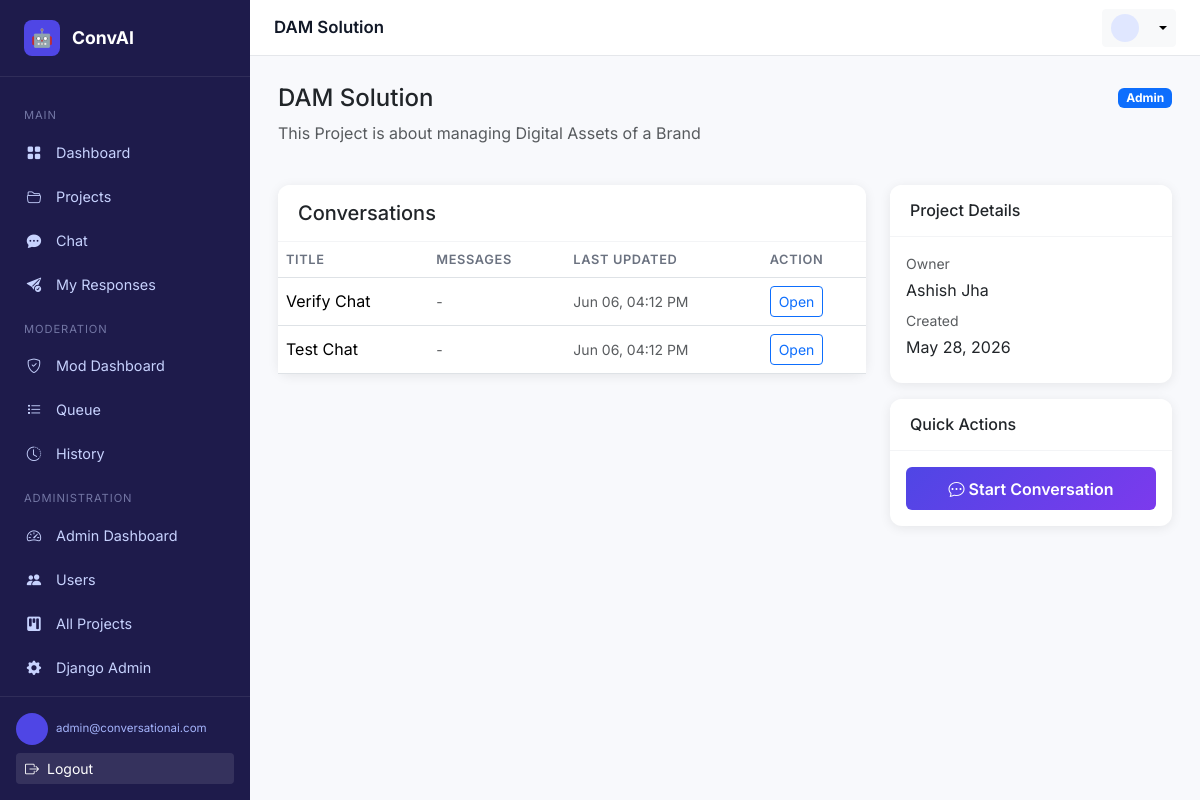
The app's page /projects/1/ (signed in) with its own data.
### apps/users/models.py (models this page shows, shortened)
class User(AbstractUser):
    ROLE_CHOICES = (
        ('user', 'Regular User'),
        ('moderator', 'Moderator'),
        ('admin', 'Administrator'),
    )
    role = models.CharField(max_length=20, choices=ROLE_CHOICES, default='user')
    is_active = models.BooleanField(default=True)
    created_at = models.DateTimeField(auto_now_add=True)
    updated_at = models.DateTimeField(auto_now=True)
    class Meta:
        verbose_name = 'User'
        verbose_name_plural = 'Users'

### apps/projects/models.py (models this page shows, shortened)
class Project(models.Model):
    owner = models.ForeignKey(User, on_delete=models.CASCADE, related_name='owned_projects')
    name = models.CharField(max_length=255)
    description = models.TextField(blank=True, null=True)
    is_active = models.BooleanField(default=True)
    created_at = models.DateTimeField(auto_now_add=True)
    updated_at = models.DateTimeField(auto_now=True)
    class Meta:
        db_table = 'project'
        verbose_name = 'Project'
        verbose_name_plural = 'Projects'
        ordering = ['-created_at']

class UserProject(models.Model):
    ROLE_CHOICES = (
        ('member', 'Member'),
        ('admin', 'Admin'),
    )
    user = models.ForeignKey(User, on_delete=models.CASCADE, related_name='user_projects')
    project = models.ForeignKey(Project, on_delete=models.CASCADE, related_name='members')
    role = models.CharField(max_length=20, choices=ROLE_CHOICES, default='member')
    joined_at = models.DateTimeField(auto_now_add=True)
    class Meta:
        db_table = 'user_project'
        verbose_name = 'User Project'
        verbose_name_plural = 'User Projects'
        unique_together = ('user', 'project')

### apps/conversations/models.py (models this page shows, shortened)
class Conversation(models.Model):
    user = models.ForeignKey(User, on_delete=models.CASCADE, related_name='conversations')
    project = models.ForeignKey(Project, on_delete=models.CASCADE, related_name='conversations')
    title = models.CharField(max_length=255, blank=True, null=True)
    summary = models.TextField(blank=True, null=True)
    langchain_memory_key = models.CharField(max_length=255, blank=True, null=True, help_text="LangChain memory identifier")
    is_active = models.BooleanField(default=True)
    created_at = models.DateTimeField(auto_now_add=True)
    updated_at = models.DateTimeField(auto_now=True)
    class Meta:
        db_table = 'conversation'
        verbose_name = 'Conversation'
        verbose_name_plural = 'Conversations'
        ordering = ['-updated_at']

### apps/frontend/views.py (the view)
    def wrapper(request, *args, **kwargs):
        if not request.user.is_authenticated:
            return redirect('frontend:login')
        return view_func(request, *args, **kwargs)

### apps/frontend/views.py (called while the page is built)
def login_required_decorator(view_func):
    def wrapper(request, *args, **kwargs):
        if not request.user.is_authenticated:
            return redirect('frontend:login')
        return view_func(request, *args, **kwargs)
    return wrapper

@login_required_decorator
def user_project_detail(request, project_id):
    project = get_object_or_404(Project, id=project_id)
    user_project = UserProject.objects.filter(user=request.user, project=project).first()
    if not user_project:
        return render(request, 'error.html', {'error': 'You do not have access to this project.'}, status=403)
    conversations = Conversation.objects.filter(project=project, user=request.user)
    context = {
        'project': project,
        'conversations': conversations,
        'user_role': user_project.role,
    }
    return render(request, 'user/project_detail.html', context)

### templates/user/project_detail.html (shortened to what this page needs)
{% extends "base.html" %}
{% block page_title %}{{ project.name }}{% endblock %}
{% block content %}
<div class="row mb-4">
  <div class="col">
    <h4>{{ project.name }}</h4>
    <p class="text-muted">{{ project.description }}</p>
  </div>
  <div class="col-auto">
    <span class="badge bg-primary">{{ user_role|title }}</span>
  </div>
</div>
<div class="row g-4">
  <div class="col-md-8">
    <div class="card">
      <div class="card-header">
        <h5 class="mb-0">Conversations</h5>
      </div>
      <div class="table-responsive">
        <table class="table mb-0">
          <thead>
            <tr>
              <th>Title</th>
              <th>Messages</th>
              <th>Last Updated</th>
              <th>Action</th>
            </tr>
          </thead>
          <tbody>
            {% for conv in conversations %}
            <tr>
              <td>{{ conv.title|default:"Untitled" }}</td>
              <td><small class="text-muted">-</small></td>
              <td><small class="text-muted">{{ conv.updated_at|date:"M d, h:i A" }}</small></td>
              <td>
                <a href="{% url 'frontend:user_chat_conversation' conv.id %}" class="btn btn-sm btn-outline-primary">Open</a>
              </td>
            </tr>
            {% empty %}
            <tr>
              <td colspan="4" class="text-center text-muted py-4">No conversations yet</td>
            </tr>
            {% endfor %}
          </tbody>
        </table>
      </div>
    </div>
  </div>
  <div class="col-md-4">
    <div class="card mb-3">
      <div class="card-header">
        <h6 class="mb-0">Project Details</h6>
      </div>
      <div class="card-body">
        <p class="text-muted small mb-1">Owner</p>
        <p class="mb-2">{{ project.owner.first_name }} {{ project.owner.last_name }}</p>
        <p class="text-muted small mb-1">Created</p>
        <p class="mb-2">{{ project.created_at|date:"M d, Y" }}</p>
      </div>
    </div>
    <div class="card">
      <div class="card-header">
        <h6 class="mb-0">Quick Actions</h6>
      </div>
      <div class="card-body d-grid gap-2">
        <a href="{% url 'frontend:user_chat' %}" class="btn btn-primary">
          <i class="bi bi-chat-dots me-1"></i>Start Conversation
        </a>
      </div>
    </div>
  </div>
</div>
{% endblock %}

### templates/base.html (shortened to what this page needs)
{% load static %}
<!DOCTYPE html>
<html lang="en">
<head>
  <link href="https://cdn.jsdelivr.net/npm/bootstrap@5.3.2/dist/css/bootstrap.min.css" rel="stylesheet">
  <link href="https://cdn.jsdelivr.net/npm/bootstrap-icons@1.11.3/font/bootstrap-icons.min.css" rel="stylesheet">
  <link href="{% static 'css/style.css' %}" rel="stylesheet">
</head>
<body>
{% block body %}
{% if user.is_authenticated %}
<div class="layout-wrapper">
  <nav class="sidebar" id="sidebar">
    <a href="{% url 'frontend:user_dashboard' %}" class="sidebar-brand">
      <div class="brand-icon">🤖</div>
      ConvAI
    </a>
    <div class="sidebar-nav">
      <div>
        <div class="nav-section-label">Main</div>
        <ul class="nav flex-column">
          <li class="nav-item">
            <a href="{% url 'frontend:user_dashboard' %}" class="nav-link {% block nav_dashboard %}{% endblock %}">
              <span class="nav-icon"><i class="bi bi-grid-fill"></i></span> Dashboard
            </a>
          </li>
          <li class="nav-item">
            <a href="{% url 'frontend:user_projects' %}" class="nav-link {% block nav_projects %}{% endblock %}">
              <span class="nav-icon"><i class="bi bi-folder2-open"></i></span> Projects
            </a>
          </li>
          <li class="nav-item">
            <a href="{% url 'frontend:user_chat' %}" class="nav-link {% block nav_chat %}{% endblock %}">
              <span class="nav-icon"><i class="bi bi-chat-dots-fill"></i></span> Chat
            </a>
          </li>
          <li class="nav-item">
            <a href="{% url 'frontend:user_responses' %}" class="nav-link {% block nav_responses %}{% endblock %}">
              <span class="nav-icon"><i class="bi bi-send-check-fill"></i></span> My Responses
            </a>
          </li>
        </ul>
      </div>
      {% if user.role == 'moderator' or user.role == 'admin' %}
      <div>
        <div class="nav-section-label">Moderation</div>
        <ul class="nav flex-column">
          <li class="nav-item">
            <a href="{% url 'frontend:moderator_dashboard' %}" class="nav-link {% block nav_mod_dash %}{% endblock %}">
              <span class="nav-icon"><i class="bi bi-shield-check"></i></span> Mod Dashboard
            </a>
          </li>
          <li class="nav-item">
            <a href="{% url 'frontend:moderator_queue' %}" class="nav-link {% block nav_queue %}{% endblock %}">
              <span class="nav-icon"><i class="bi bi-list-task"></i></span> Queue
            </a>
          </li>
          <li class="nav-item">
            <a href="{% url 'frontend:moderator_history' %}" class="nav-link {% block nav_history %}{% endblock %}">
              <span class="nav-icon"><i class="bi bi-clock-history"></i></span> History
            </a>
          </li>
        </ul>
      </div>
      {% endif %}
      {% if user.role == 'admin' %}
      <div>
        <div class="nav-section-label">Administration</div>
        <ul class="nav flex-column">
          <li class="nav-item">
            <a href="{% url 'frontend:admin_dashboard' %}" class="nav-link {% block nav_admin_dash %}{% endblock %}">
              <span class="nav-icon"><i class="bi bi-speedometer2"></i></span> Admin Dashboard
            </a>
          </li>
          <li class="nav-item">
            <a href="{% url 'frontend:admin_users' %}" class="nav-link {% block nav_admin_users %}{% endblock %}">
              <span class="nav-icon"><i class="bi bi-people-fill"></i></span> Users
            </a>
          </li>
          <li class="nav-item">
            <a href="{% url 'frontend:admin_projects' %}" class="nav-link {% block nav_admin_projects %}{% endblock %}">
              <span class="nav-icon"><i class="bi bi-kanban-fill"></i></span> All Projects
            </a>
          </li>
          <li class="nav-item">
            <a href="/admin/" target="_blank" class="nav-link">
              <span class="nav-icon"><i class="bi bi-gear-fill"></i></span> Django Admin
            </a>
          </li>
        </ul>
      </div>
      {% endif %}
    </div>
    <div class="sidebar-footer">
      <div class="d-flex align-items-center gap-2 mb-2">
        <div class="avatar-sm bg-indigo text-white" style="background:#4f46e5">
        </div>
        <div class="text-truncate">
          <div class="navbar-user-email" style="font-size:.72rem;color:#a5b4fc;">{{ user.email }}</div>
        </div>
      </div>
      <a href="{% url 'frontend:logout' %}" class="btn btn-sm w-100 text-start text-white" style="background:rgba(255,255,255,.1)">
        <i class="bi bi-box-arrow-right me-2"></i>Logout
      </a>
    </div>
  </nav>
  <div class="main-content">
    <div class="topbar">
      <span class="topbar-title">{% block page_title %}Dashboard{% endblock %}</span>
      <div class="dropdown">
        <button class="btn btn-sm btn-light dropdown-toggle d-flex align-items-center gap-2" data-bs-toggle="dropdown">
          <div class="avatar-sm" style="background:#e0e7ff;color:#4f46e5;width:28px;height:28px;font-size:.75rem">
          </div>
        </button>
      </div>
    </div>
    <div class="page-content">
      {% block content %}{% endblock %}
    </div>
  </div>
</div>
{% endif %}
{% endblock body %}
</body>
</html>

### static/css/style.css (style rules this page uses)
:root { --sidebar-width: 250px; --primary: #4f46e5; --primary-dark: #3730a3; --sidebar-bg: #1e1b4b; --sidebar-text: #c7d2fe; --sidebar-active: #4f46e5; --topbar-height: 56px; --card-shadow: 0 2px 12px rgba(0,0,0,.08); }
body { font-family: 'Inter', 'Segoe UI', system-ui, sans-serif; background: #f8f9fc; }
.layout-wrapper { display: flex; min-height: 100vh; }
.sidebar { width: var(--sidebar-width); background: var(--sidebar-bg); color: var(--sidebar-text); display: flex; flex-direction: column; position: fixed; top: 0; left: 0; height: 100vh; z-index: 1000; transition: transform .3s ease; }
.sidebar-brand { padding: 1.25rem 1.5rem; border-bottom: 1px solid rgba(255,255,255,.08); display: flex; align-items: center; gap: .75rem; font-weight: 700; font-size: 1.1rem; color: #fff; text-decoration: none; }
.sidebar-brand .brand-icon { width: 36px; height: 36px; background: var(--primary); border-radius: 8px; display: flex; align-items: center; justify-content: center; font-size: 1.1rem; }
.sidebar-nav { flex: 1; padding: 1rem 0; overflow-y: auto; }
.sidebar-nav .nav-section-label { padding: .4rem 1.5rem; font-size: .7rem; letter-spacing: .08em; text-transform: uppercase; color: rgba(199, 210, 254, .5); margin-top: .5rem; }
.sidebar-nav .nav-item { margin: .1rem .75rem; }
.sidebar-nav .nav-link { color: var(--sidebar-text); padding: .6rem .75rem; border-radius: 8px; display: flex; align-items: center; gap: .75rem; font-size: .9rem; transition: all .2s; text-decoration: none; }
.sidebar-nav .nav-link .nav-icon { width: 20px; text-align: center; flex-shrink: 0; }
.sidebar-footer { padding: 1rem; border-top: 1px solid rgba(255,255,255,.08); }
.main-content { margin-left: var(--sidebar-width); flex: 1; display: flex; flex-direction: column; min-height: 100vh; }
.topbar { height: var(--topbar-height); background: #fff; border-bottom: 1px solid #e5e7eb; display: flex; align-items: center; padding: 0 1.5rem; position: sticky; top: 0; z-index: 100; gap: 1rem; }
.topbar-title { font-weight: 600; font-size: 1.05rem; color: #111827; }
.page-content { padding: 1.75rem; }
.card { border: none; box-shadow: var(--card-shadow); border-radius: 12px; }
.card-header { background: #fff; border-bottom: 1px solid #f3f4f6; border-radius: 12px 12px 0 0 !important; padding: 1rem 1.25rem; font-weight: 600; }
.btn-primary { background: linear-gradient(135deg, #4f46e5, #7c3aed); border: none; font-weight: 600; padding: .6rem 1.5rem; }
.table th { font-size: .8rem; text-transform: uppercase; letter-spacing: .05em; color: #6b7280; font-weight: 600; border-top: none; }
.table td { vertical-align: middle; }
.avatar-sm { width: 32px; height: 32px; border-radius: 50%; display: flex; align-items: center; justify-content: center; font-weight: 700; font-size: .8rem; }

### records on screen
User: email "admin@conversationai.com"
Project: name "DAM Solution", description "This Project is about managing Digital Assets of a Brand", owner.first_name "Ashish", owner.last_name "Jha", created_at "May 28, 2026"
UserProject: role "Admin"
Conversation: title "Verify Chat", updated_at "Jun 06, 04:12 PM"
Conversation: title "Test Chat", updated_at "Jun 06, 04:12 PM"
